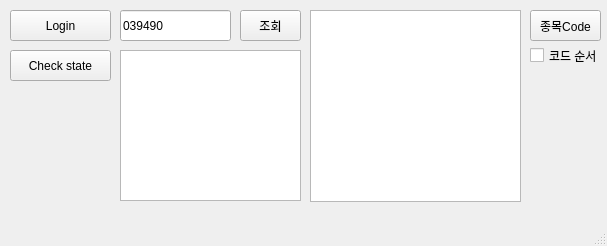
<?xml version="1.0" encoding="UTF-8"?>
<ui version="4.0">
 <class>MainWindow</class>
 <widget class="QMainWindow" name="MainWindow">
  <property name="geometry">
   <rect>
    <x>0</x>
    <y>0</y>
    <width>607</width>
    <height>246</height>
   </rect>
  </property>
  <property name="windowTitle">
   <string>PyStock</string>
  </property>
  <widget class="QWidget" name="centralwidget">
   <widget class="QPushButton" name="ob_btn_login">
    <property name="geometry">
     <rect>
      <x>10</x>
      <y>10</y>
      <width>101</width>
      <height>31</height>
     </rect>
    </property>
    <property name="text">
     <string>Login</string>
    </property>
    <property name="shortcut">
     <string>Alt+L</string>
    </property>
   </widget>
   <widget class="QPushButton" name="ob_btn_checkstate">
    <property name="geometry">
     <rect>
      <x>10</x>
      <y>50</y>
      <width>101</width>
      <height>31</height>
     </rect>
    </property>
    <property name="text">
     <string>Check state</string>
    </property>
    <property name="shortcut">
     <string>Alt+C</string>
    </property>
   </widget>
   <widget class="QPushButton" name="ob_btn_check">
    <property name="geometry">
     <rect>
      <x>240</x>
      <y>10</y>
      <width>61</width>
      <height>31</height>
     </rect>
    </property>
    <property name="text">
     <string>조회</string>
    </property>
   </widget>
   <widget class="QLineEdit" name="ob_lineEdit">
    <property name="geometry">
     <rect>
      <x>120</x>
      <y>10</y>
      <width>111</width>
      <height>31</height>
     </rect>
    </property>
    <property name="text">
     <string>039490</string>
    </property>
   </widget>
   <widget class="QTextEdit" name="ob_textEdit_codeinfo">
    <property name="geometry">
     <rect>
      <x>120</x>
      <y>50</y>
      <width>181</width>
      <height>151</height>
     </rect>
    </property>
    <property name="palette">
     <palette>
      <active>
       <colorrole role="WindowText">
        <brush brushstyle="SolidPattern">
         <color alpha="255">
          <red>0</red>
          <green>0</green>
          <blue>0</blue>
         </color>
        </brush>
       </colorrole>
       <colorrole role="Text">
        <brush brushstyle="SolidPattern">
         <color alpha="255">
          <red>0</red>
          <green>0</green>
          <blue>0</blue>
         </color>
        </brush>
       </colorrole>
       <colorrole role="Base">
        <brush brushstyle="SolidPattern">
         <color alpha="255">
          <red>255</red>
          <green>255</green>
          <blue>255</blue>
         </color>
        </brush>
       </colorrole>
      </active>
      <inactive>
       <colorrole role="WindowText">
        <brush brushstyle="SolidPattern">
         <color alpha="255">
          <red>0</red>
          <green>0</green>
          <blue>0</blue>
         </color>
        </brush>
       </colorrole>
       <colorrole role="Text">
        <brush brushstyle="SolidPattern">
         <color alpha="255">
          <red>0</red>
          <green>0</green>
          <blue>0</blue>
         </color>
        </brush>
       </colorrole>
       <colorrole role="Base">
        <brush brushstyle="SolidPattern">
         <color alpha="255">
          <red>255</red>
          <green>255</green>
          <blue>255</blue>
         </color>
        </brush>
       </colorrole>
      </inactive>
      <disabled>
       <colorrole role="WindowText">
        <brush brushstyle="SolidPattern">
         <color alpha="255">
          <red>0</red>
          <green>0</green>
          <blue>0</blue>
         </color>
        </brush>
       </colorrole>
       <colorrole role="Text">
        <brush brushstyle="SolidPattern">
         <color alpha="255">
          <red>0</red>
          <green>0</green>
          <blue>0</blue>
         </color>
        </brush>
       </colorrole>
       <colorrole role="Base">
        <brush brushstyle="SolidPattern">
         <color alpha="255">
          <red>255</red>
          <green>255</green>
          <blue>255</blue>
         </color>
        </brush>
       </colorrole>
      </disabled>
     </palette>
    </property>
   </widget>
   <widget class="QListWidget" name="ob_listWidget_codename">
    <property name="geometry">
     <rect>
      <x>310</x>
      <y>10</y>
      <width>211</width>
      <height>192</height>
     </rect>
    </property>
   </widget>
   <widget class="QPushButton" name="ob_btn_code">
    <property name="geometry">
     <rect>
      <x>530</x>
      <y>10</y>
      <width>71</width>
      <height>31</height>
     </rect>
    </property>
    <property name="font">
     <font>
      <family>Arial</family>
      <pointsize>9</pointsize>
     </font>
    </property>
    <property name="text">
     <string>종목Code</string>
    </property>
   </widget>
   <widget class="QCheckBox" name="ob_checkBox_sort">
    <property name="geometry">
     <rect>
      <x>530</x>
      <y>40</y>
      <width>81</width>
      <height>31</height>
     </rect>
    </property>
    <property name="text">
     <string>코드 순서</string>
    </property>
   </widget>
  </widget>
  <widget class="QMenuBar" name="menubar">
   <property name="geometry">
    <rect>
     <x>0</x>
     <y>0</y>
     <width>607</width>
     <height>21</height>
    </rect>
   </property>
  </widget>
  <widget class="QStatusBar" name="statusbar"/>
 </widget>
 <resources/>
 <connections/>
</ui>
